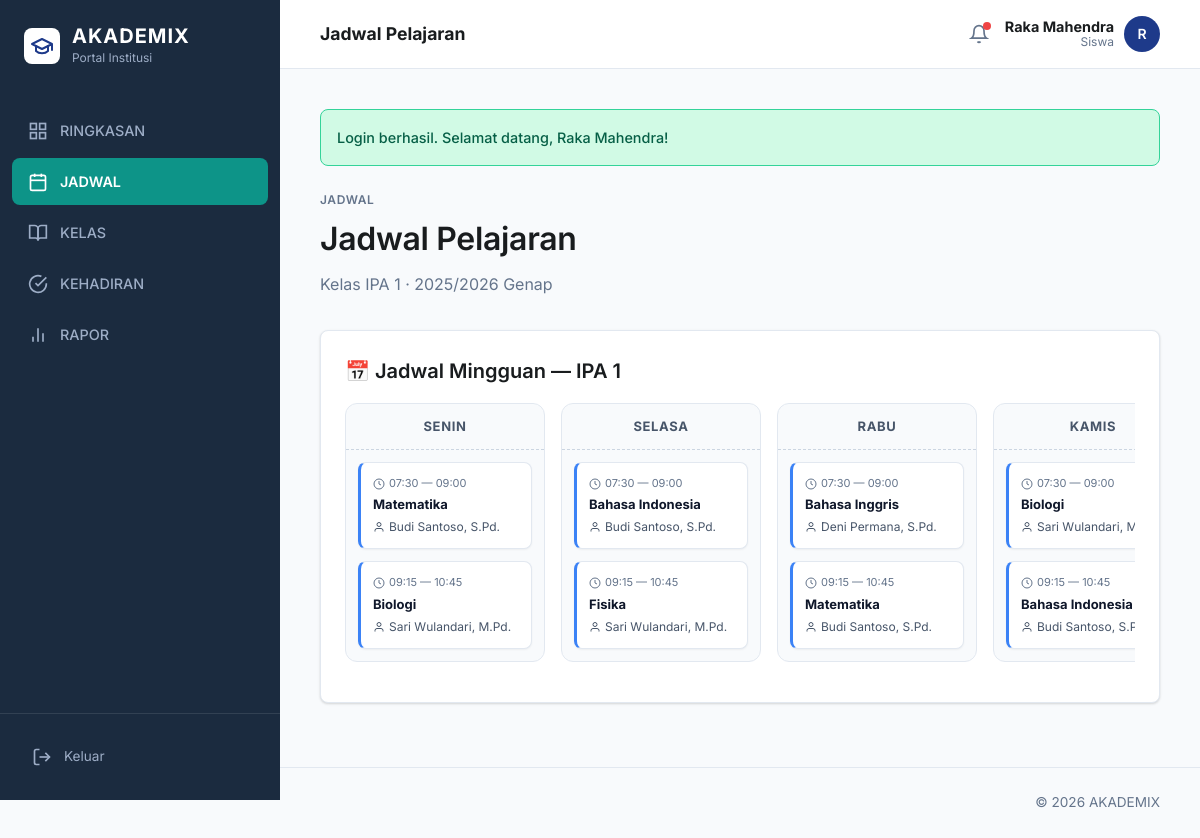
/public/index.php?route=student/schedule (signed in), run on the app's committed database.
### tables this page shows
CREATE TABLE students (
    id INT AUTO_INCREMENT PRIMARY KEY,
    user_id INT NOT NULL UNIQUE,
    guardian_id INT NULL,
    cohort_id INT NOT NULL,
    nis VARCHAR(50) NOT NULL UNIQUE,
    gender ENUM('L', 'P') NOT NULL,
    birth_date DATE NULL,
    phone VARCHAR(40) NULL,
    address TEXT NULL,
    CONSTRAINT fk_students_user FOREIGN KEY (user_id) REFERENCES users(id) ON DELETE CASCADE ON UPDATE CASCADE,
    CONSTRAINT fk_students_guardian FOREIGN KEY (guardian_id) REFERENCES guardians(id) ON DELETE SET NULL ON UPDATE CASCADE,
    CONSTRAINT fk_students_cohort FOREIGN KEY (cohort_id) REFERENCES cohorts(id) ON DELETE RESTRICT ON UPDATE CASCADE
);

CREATE TABLE users (
    id INT AUTO_INCREMENT PRIMARY KEY,
    username VARCHAR(50) NULL UNIQUE,
    password_hash VARCHAR(255) NOT NULL,
    role ENUM('admin', 'teacher', 'student', 'parent') NOT NULL,
    full_name VARCHAR(120) NOT NULL,
    email VARCHAR(120) NULL UNIQUE,
    is_active TINYINT(1) NOT NULL DEFAULT 1,
    created_at TIMESTAMP DEFAULT CURRENT_TIMESTAMP
);

CREATE TABLE classrooms (
    id INT AUTO_INCREMENT PRIMARY KEY,
    academic_year_id INT NOT NULL,
    class_id INT NOT NULL,
    grade_level INT NOT NULL,
    homeroom_teacher_id INT NULL,
    CONSTRAINT fk_classrooms_academic_year FOREIGN KEY (academic_year_id) REFERENCES academic_years(id) ON DELETE RESTRICT ON UPDATE CASCADE,
    CONSTRAINT fk_classrooms_class FOREIGN KEY (class_id) REFERENCES classes(id) ON DELETE RESTRICT ON UPDATE CASCADE,
    CONSTRAINT fk_classrooms_teacher FOREIGN KEY (homeroom_teacher_id) REFERENCES teachers(id) ON DELETE SET NULL ON UPDATE CASCADE
);

CREATE TABLE classes (
    id INT AUTO_INCREMENT PRIMARY KEY,
    name VARCHAR(50) NOT NULL UNIQUE
);

CREATE TABLE academic_years (
    id INT AUTO_INCREMENT PRIMARY KEY,
    year_label VARCHAR(20) NOT NULL,
    semester ENUM('ganjil', 'genap') NOT NULL,
    start_date DATE NOT NULL,
    end_date DATE NOT NULL,
    is_active TINYINT(1) NOT NULL DEFAULT 0,
    created_at TIMESTAMP DEFAULT CURRENT_TIMESTAMP
);

CREATE TABLE schedules (
    id INT AUTO_INCREMENT PRIMARY KEY,
    classroom_id INT NOT NULL,
    subject_id INT NOT NULL,
    teacher_id INT NOT NULL,
    day_of_week ENUM('Senin', 'Selasa', 'Rabu', 'Kamis', 'Jumat', 'Sabtu') NOT NULL,
    start_time TIME NOT NULL,
    end_time TIME NOT NULL,
    CONSTRAINT fk_schedules_classroom FOREIGN KEY (classroom_id) REFERENCES classrooms(id) ON DELETE CASCADE ON UPDATE CASCADE,
    CONSTRAINT fk_schedules_subject FOREIGN KEY (subject_id) REFERENCES subjects(id) ON DELETE CASCADE ON UPDATE CASCADE,
    CONSTRAINT fk_schedules_teacher FOREIGN KEY (teacher_id) REFERENCES teachers(id) ON DELETE CASCADE ON UPDATE CASCADE
);

CREATE TABLE subjects (
    id INT AUTO_INCREMENT PRIMARY KEY,
    code VARCHAR(20) NOT NULL UNIQUE,
    name VARCHAR(100) NOT NULL,
    description TEXT NULL
);

### app/views/student/schedule.php (the view, shortened to what the rows shown need)
<?php
$days = ['Senin', 'Selasa', 'Rabu', 'Kamis', 'Jumat', 'Sabtu'];
$byDay = [];
foreach ($days as $d) { $byDay[$d] = []; }
foreach ($schedules as $s) { $byDay[$s['day_of_week']][] = $s; }
?>
<section class="page-head">
    <div>
        <span class="eyebrow">Jadwal</span>
        <h1>Jadwal Pelajaran</h1>
        <?php if ($classroom): ?>
            <p class="muted">Kelas <?= e($classroom['name']) ?> · <?= e($classroom['year_label'] . ' ' . ucfirst($classroom['semester'])) ?></p>
        <?php endif; ?>
    </div>
</section>
<?php if (!$classroom): ?>
    <section class="card">
        <p class="muted" style="text-align:center;padding:32px;">Kamu belum ditempatkan di kelas manapun untuk semester aktif.</p>
    </section>
<?php elseif (empty($schedules)): ?>
    <section class="card">
        <p class="muted" style="text-align:center;padding:32px;">Belum ada jadwal untuk kelas ini.</p>
    </section>
<?php else: ?>
    <section class="card">
        <h2>📅 Jadwal Mingguan — <?= e($classroom['name']) ?></h2>
        <div class="schedule-grid">
            <?php foreach ($days as $day): ?>
                <div class="schedule-col">
                    <div class="schedule-col-header"><?= e($day) ?></div>
                    <div class="schedule-col-body">
                        <?php if (empty($byDay[$day])): ?>
                            <div style="text-align:center; padding: 20px; font-size:12px; color:#94a3b8; border: 1px dashed #e2e8f0; border-radius: 8px;">
                                Kosong
                            </div>
                        <?php else: ?>
                            <?php foreach ($byDay[$day] as $s): ?>
                                <div class="schedule-card">
                                    <div class="schedule-time">
                                        <svg width="12" height="12" viewBox="0 0 24 24" fill="none" stroke="currentColor" stroke-width="2"><circle cx="12" cy="12" r="10"></circle><polyline points="12 6 12 12 16 14"></polyline></svg>
                                        <?= e(substr($s['start_time'], 0, 5)) ?> — <?= e(substr($s['end_time'], 0, 5)) ?>
                                    </div>
                                    <div class="schedule-subject"><?= e($s['subject_name']) ?></div>
                                    <div class="schedule-teacher">
                                        <svg width="12" height="12" viewBox="0 0 24 24" fill="none" stroke="currentColor" stroke-width="2"><path d="M20 21v-2a4 4 0 0 0-4-4H8a4 4 0 0 0-4 4v2"></path><circle cx="12" cy="7" r="4"></circle></svg>
                                        <?= e($s['teacher_name']) ?>
                                    </div>
                                </div>
                            <?php endforeach; ?>
                        <?php endif; ?>
                    </div>
                </div>
            <?php endforeach; ?>
        </div>
    </section>
<?php endif; ?>

### app/views/layouts/header.php (shortened to what the rows shown need)
<?php
$user = Auth::user();
$success = flash('success');
?>
<!doctype html>
<html lang="id">
<head>
    <link rel="stylesheet" href="<?= e(asset_url('css/app.css')) ?>">
</head>
<body>
<?php if ($user): ?>
<div class="app-wrapper">
    <aside class="sidebar">
        <div class="sidebar-header">
            <?php
            $homeRoute = 'dashboard';
            ?>
            <a href="<?= e(route_url($homeRoute)) ?>" style="text-decoration:none; color:inherit; display:flex; align-items:center; gap:12px;">
                <div style="background: #ffffff; border-radius: 8px; padding: 6px; display: inline-flex;">
                    <svg width="24" height="24" viewBox="0 0 24 24" fill="none" stroke="#1e3a8a" stroke-width="2" stroke-linecap="round" stroke-linejoin="round"><path d="M22 10v6M2 10l10-5 10 5-10 5z"></path><path d="M6 12v5c3 3 9 3 12 0v-5"></path></svg>
                </div>
                <div>
                    <div class="sidebar-brand"><span>AKADEMIX</span></div>
                    <div class="sidebar-subtitle">Portal Institusi</div>
                </div>
            </a>
        </div>
        <nav class="sidebar-nav">
            <?php if ($user['role'] === 'admin'): ?>
                <a class="<?= is_active_route('admin') && current_route() == 'admin' ? 'active' : '' ?>" href="<?= e(route_url('admin')) ?>">
                    <svg width="20" height="20" viewBox="0 0 24 24" fill="none" stroke="currentColor" stroke-width="2"><rect x="3" y="3" width="7" height="7"></rect><rect x="14" y="3" width="7" height="7"></rect><rect x="14" y="14" width="7" height="7"></rect><rect x="3" y="14" width="7" height="7"></rect></svg>
                    <span>DASHBOARD</span>
                </a>
                <a class="<?= is_active_route('admin/classrooms') || is_active_route('admin/students') ? 'active' : '' ?>" href="<?= e(route_url('admin/classrooms')) ?>">
                    <svg width="20" height="20" viewBox="0 0 24 24" fill="none" stroke="currentColor" stroke-width="2"><path d="M17 21v-2a4 4 0 0 0-4-4H5a4 4 0 0 0-4 4v2"></path><circle cx="9" cy="7" r="4"></circle><path d="M23 21v-2a4 4 0 0 0-3-3.87"></path><path d="M16 3.13a4 4 0 0 1 0 7.75"></path></svg>
                    <span>SISWA</span>
                </a>
                <a class="<?= is_active_route('admin/teachers') ? 'active' : '' ?>" href="<?= e(route_url('admin/teachers')) ?>">
                    <svg width="20" height="20" viewBox="0 0 24 24" fill="none" stroke="currentColor" stroke-width="2"><path d="M20 21v-2a4 4 0 0 0-4-4H8a4 4 0 0 0-4 4v2"></path><circle cx="12" cy="7" r="4"></circle></svg>
                    <span>GURU & STAF</span>
                </a>
                <a class="<?= is_active_route('admin/academic-years') || is_active_route('admin/subjects') ? 'active' : '' ?>" href="<?= e(route_url('admin/academic-years')) ?>">
                    <svg width="20" height="20" viewBox="0 0 24 24" fill="none" stroke="currentColor" stroke-width="2"><path d="M2 3h6a4 4 0 0 1 4 4v14a3 3 0 0 0-3-3H2z"></path><path d="M22 3h-6a4 4 0 0 0-4 4v14a3 3 0 0 1 3-3h7z"></path></svg>
                    <span>DATA AKADEMIK</span>
                </a>
                <a class="<?= is_active_route('admin/schedules') ? 'active' : '' ?>" href="<?= e(route_url('admin/schedules')) ?>">
                    <svg width="20" height="20" viewBox="0 0 24 24" fill="none" stroke="currentColor" stroke-width="2"><rect x="3" y="4" width="18" height="18" rx="2" ry="2"></rect><line x1="16" y1="2" x2="16" y2="6"></line><line x1="8" y1="2" x2="8" y2="6"></line><line x1="3" y1="10" x2="21" y2="10"></line></svg>
                    <span>JADWAL</span>
                </a>
            <?php elseif ($user['role'] === 'student'): ?>
                <a class="<?= current_route() === 'dashboard' ? 'active' : '' ?>" href="<?= e(route_url('dashboard')) ?>">
                    <svg width="20" height="20" viewBox="0 0 24 24" fill="none" stroke="currentColor" stroke-width="2"><rect x="3" y="3" width="7" height="7"></rect><rect x="14" y="3" width="7" height="7"></rect><rect x="14" y="14" width="7" height="7"></rect><rect x="3" y="14" width="7" height="7"></rect></svg>
                    <span>RINGKASAN</span>
                </a>
                <a class="<?= is_active_route('student/schedule') ? 'active' : '' ?>" href="<?= e(route_url('student/schedule')) ?>">
                    <svg width="20" height="20" viewBox="0 0 24 24" fill="none" stroke="currentColor" stroke-width="2"><rect x="3" y="4" width="18" height="18" rx="2" ry="2"></rect><line x1="16" y1="2" x2="16" y2="6"></line><line x1="8" y1="2" x2="8" y2="6"></line><line x1="3" y1="10" x2="21" y2="10"></line></svg>
                    <span>JADWAL</span>
                </a>
                <a class="<?= is_active_route('student/classroom') || is_active_route('student/materials') || is_active_route('student/assignments') ? 'active' : '' ?>" href="<?= e(route_url('student/classroom')) ?>">
                    <svg width="20" height="20" viewBox="0 0 24 24" fill="none" stroke="currentColor" stroke-width="2"><path d="M2 3h6a4 4 0 0 1 4 4v14a3 3 0 0 0-3-3H2z"></path><path d="M22 3h-6a4 4 0 0 0-4 4v14a3 3 0 0 1 3-3h7z"></path></svg>
                    <span>KELAS</span>
                </a>
                <a class="<?= is_active_route('student/attendance') ? 'active' : '' ?>" href="<?= e(route_url('student/attendance')) ?>">
                    <svg width="20" height="20" viewBox="0 0 24 24" fill="none" stroke="currentColor" stroke-width="2"><path d="M22 11.08V12a10 10 0 1 1-5.93-9.14"></path><polyline points="22 4 12 14.01 9 11.01"></polyline></svg>
                    <span>KEHADIRAN</span>
                </a>
                <a class="<?= is_active_route('student/report') ? 'active' : '' ?>" href="<?= e(route_url('student/report')) ?>">
                    <svg width="20" height="20" viewBox="0 0 24 24" fill="none" stroke="currentColor" stroke-width="2"><line x1="18" y1="20" x2="18" y2="10"></line><line x1="12" y1="20" x2="12" y2="4"></line><line x1="6" y1="20" x2="6" y2="14"></line></svg>
                    <span>RAPOR</span>
                </a>
            <?php endif; ?>
        </nav>
        <div class="sidebar-footer">
            <a href="<?= e(route_url('logout')) ?>" style="color: var(--sidebar-text); text-decoration: none; display: flex; align-items: center; gap: 12px; font-size: 0.85rem; padding: 8px;">
                <svg width="20" height="20" viewBox="0 0 24 24" fill="none" stroke="currentColor" stroke-width="2"><path d="M9 21H5a2 2 0 0 1-2-2V5a2 2 0 0 1 2-2h4"></path><polyline points="16 17 21 12 16 7"></polyline><line x1="21" y1="12" x2="9" y2="12"></line></svg>
                <span>Keluar</span>
            </a>
        </div>
    </aside>
    <div class="main-content">
        <header class="topbar">
            <div style="flex-grow: 1; display: flex; align-items: center; gap: 12px;">
                <strong style="font-size: 1.1rem;"><?= e(isset($title) ? $title : 'Ringkasan') ?></strong>
            </div>
            <div class="topbar-actions">
                <details style="position:relative;">
                    <summary style="list-style:none; cursor:pointer; display:flex; align-items:center;">
                        <svg width="20" height="20" viewBox="0 0 24 24" fill="none" stroke="currentColor" stroke-width="2" style="color: var(--muted);"><path d="M18 8A6 6 0 0 0 6 8c0 7-3 9-3 9h18s-3-2-3-9"></path><path d="M13.73 21a2 2 0 0 1-3.46 0"></path></svg>
                        <span style="position:absolute; top:-2px; right:-2px; background:#ef4444; width:8px; height:8px; border-radius:50%;"></span>
                    </summary>
                </details>
                <div class="user-chip">
                    <div class="user-chip-info" style="text-align: right;">
                        <strong><?= e($user['full_name']) ?></strong>
                        <span><?= e(role_label($user['role'])) ?></span>
                    </div>
                    <div class="avatar-circle"><?= e(strtoupper(mb_substr($user['full_name'], 0, 1))) ?></div>
                </div>
            </div>
        </header>
        <main class="container">
            <?php if ($success): ?>
                <div class="alert success"><?= e($success) ?></div>
            <?php endif; ?>
<?php else: ?>
<div class="hero-wrapper">
<?php endif; ?>

### data on the page
students: user.full_name "Raka Mahendra", user.full_name "R"
classrooms: class.name "IPA 1", academic_year.semester "2025/2026 Genap"
schedules: start_time "07:30", end_time "09:00", subject.name "Matematika", users.full_name "Budi Santoso, S.Pd."
schedules: start_time "09:15", end_time "10:45", subject.name "Biologi", users.full_name "Sari Wulandari, M.Pd."
schedules: start_time "07:30", end_time "09:00", subject.name "Bahasa Indonesia", users.full_name "Budi Santoso, S.Pd."
schedules: start_time "09:15", end_time "10:45", subject.name "Fisika", users.full_name "Sari Wulandari, M.Pd."
schedules: start_time "07:30", end_time "09:00", subject.name "Bahasa Inggris", users.full_name "Deni Permana, S.Pd."
schedules: start_time "09:15", end_time "10:45", subject.name "Matematika", users.full_name "Budi Santoso, S.Pd."
schedules: start_time "07:30", end_time "09:00", subject.name "Biologi", users.full_name "Sari Wulandari,…"
schedules: start_time "09:15", end_time "10:45", subject.name "Bahasa Indonesia", users.full_name "Budi Santoso,…"

### other printed values
isset($title) ? $title : 'Ringkasan' "Jadwal Pelajaran"
role_label($user['role']) "Siswa"
$success "Login berhasil. Selamat datang, Raka Mahendra!"
$day "SENIN"
$day "SELASA"
$day "RABU"
$day "KAMIS"
